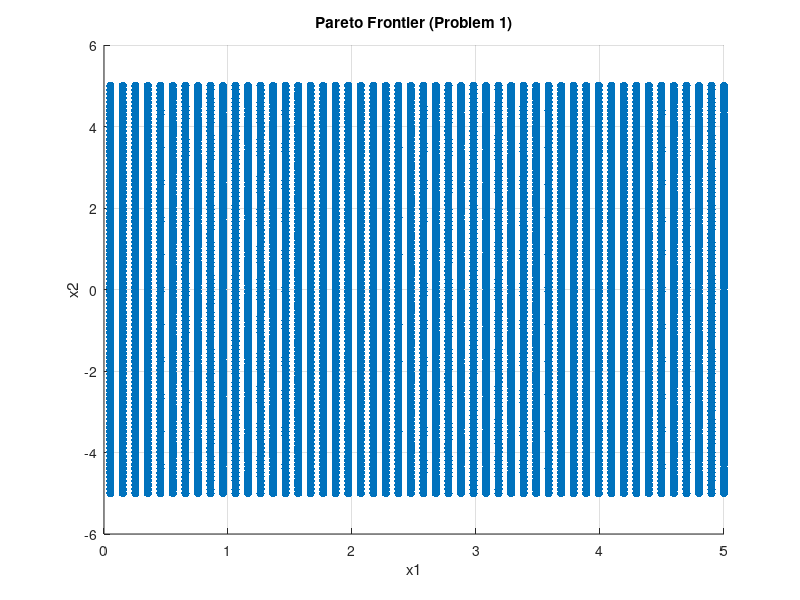

The MATLAB script that drew this image:
% Define the decision space bounds
x1 = linspace(-5, 5, 100);
x2 = linspace(-5, 5, 100);

% Initialize arrays to store objective values
f1_values = zeros(100, 100);
f2_values = zeros(100, 100);

% Calculate objective values for each point in the grid
for i = 1:100
    for j = 1:100
        f1_values(i, j) = x1(i)^2 + x2(j)^2;
        f2_values(i, j) = x2(j)^2 - 4 * x1(i);
    end
end
pareto_points = [];
for i = 1:100
    for j = 1:100
        is_pareto = true;
        for k = 1:100
            if (f1_values(k, j) <= f1_values(i, j) && f2_values(k, j) <= f2_values(i, j) && k ~= i)
                is_pareto = false;
                break;
            end
        end
        if is_pareto
            pareto_points = [pareto_points; [x1(i), x2(j)]];
        end
    end
end
scatter(pareto_points(:, 1), pareto_points(:, 2), 'filled');
xlabel('x1');
ylabel('x2');
title('Pareto Frontier (Problem 1)');
grid on;
